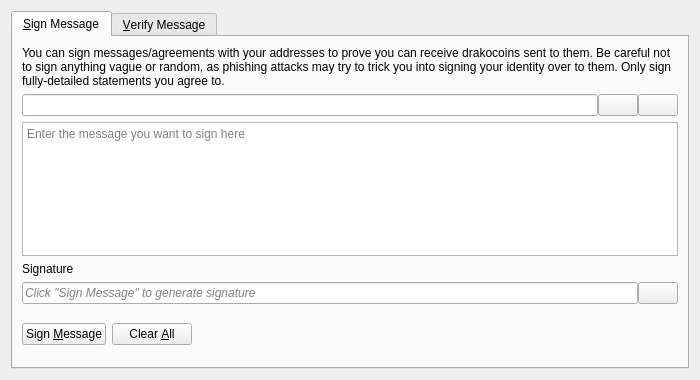
<?xml version="1.0" encoding="UTF-8"?>
<ui version="4.0">
 <class>SignVerifyMessageDialog</class>
 <widget class="QDialog" name="SignVerifyMessageDialog">
  <property name="geometry">
   <rect>
    <x>0</x>
    <y>0</y>
    <width>700</width>
    <height>380</height>
   </rect>
  </property>
  <property name="windowTitle">
   <string>Signatures - Sign / Verify a Message</string>
  </property>
  <property name="modal">
   <bool>true</bool>
  </property>
  <layout class="QVBoxLayout" name="verticalLayout">
   <item>
    <widget class="QTabWidget" name="tabWidget">
     <property name="currentIndex">
      <number>0</number>
     </property>
     <widget class="QWidget" name="tabSignMessage">
      <attribute name="title">
       <string>&amp;Sign Message</string>
      </attribute>
      <layout class="QVBoxLayout" name="verticalLayout_SM">
       <item>
        <widget class="QLabel" name="infoLabel_SM">
         <property name="text">
          <string>You can sign messages/agreements with your addresses to prove you can receive drakocoins sent to them. Be careful not to sign anything vague or random, as phishing attacks may try to trick you into signing your identity over to them. Only sign fully-detailed statements you agree to.</string>
         </property>
         <property name="textFormat">
          <enum>Qt::PlainText</enum>
         </property>
         <property name="wordWrap">
          <bool>true</bool>
         </property>
        </widget>
       </item>
       <item>
        <layout class="QHBoxLayout" name="horizontalLayout_1_SM">
         <property name="spacing">
          <number>0</number>
         </property>
         <item>
          <widget class="QValidatedLineEdit" name="addressIn_SM">
           <property name="toolTip">
            <string>The DrakoCoin address to sign the message with</string>
           </property>
          </widget>
         </item>
         <item>
          <widget class="QPushButton" name="addressBookButton_SM">
           <property name="toolTip">
            <string>Choose previously used address</string>
           </property>
           <property name="text">
            <string/>
           </property>
           <property name="icon">
            <iconset resource="../bitcoin.qrc">
             <normaloff>:/icons/address-book</normaloff>:/icons/address-book</iconset>
           </property>
           <property name="shortcut">
            <string>Alt+A</string>
           </property>
           <property name="autoDefault">
            <bool>false</bool>
           </property>
          </widget>
         </item>
         <item>
          <widget class="QPushButton" name="pasteButton_SM">
           <property name="toolTip">
            <string>Paste address from clipboard</string>
           </property>
           <property name="text">
            <string/>
           </property>
           <property name="icon">
            <iconset resource="../bitcoin.qrc">
             <normaloff>:/icons/editpaste</normaloff>:/icons/editpaste</iconset>
           </property>
           <property name="shortcut">
            <string>Alt+P</string>
           </property>
           <property name="autoDefault">
            <bool>false</bool>
           </property>
          </widget>
         </item>
        </layout>
       </item>
       <item>
        <widget class="QPlainTextEdit" name="messageIn_SM">
         <property name="toolTip">
          <string>Enter the message you want to sign here</string>
         </property>
         <property name="placeholderText">
          <string>Enter the message you want to sign here</string>
         </property>
        </widget>
       </item>
       <item>
        <widget class="QLabel" name="signatureLabel_SM">
         <property name="text">
          <string>Signature</string>
         </property>
         <property name="textFormat">
          <enum>Qt::PlainText</enum>
         </property>
        </widget>
       </item>
       <item>
        <layout class="QHBoxLayout" name="horizontalLayout_2_SM">
         <property name="spacing">
          <number>0</number>
         </property>
         <item>
          <widget class="QLineEdit" name="signatureOut_SM">
           <property name="placeholderText">
            <string>Click "Sign Message" to generate signature</string>
           </property>
           <property name="font">
            <font>
             <italic>true</italic>
            </font>
           </property>
           <property name="readOnly">
            <bool>true</bool>
           </property>
          </widget>
         </item>
         <item>
          <widget class="QPushButton" name="copySignatureButton_SM">
           <property name="toolTip">
            <string>Copy the current signature to the system clipboard</string>
           </property>
           <property name="text">
            <string/>
           </property>
           <property name="icon">
            <iconset resource="../bitcoin.qrc">
             <normaloff>:/icons/editcopy</normaloff>:/icons/editcopy</iconset>
           </property>
           <property name="autoDefault">
            <bool>false</bool>
           </property>
          </widget>
         </item>
        </layout>
       </item>
       <item>
        <layout class="QHBoxLayout" name="horizontalLayout_3_SM">
         <item>
          <widget class="QPushButton" name="signMessageButton_SM">
           <property name="toolTip">
            <string>Sign the message to prove you own this DrakoCoin address</string>
           </property>
           <property name="text">
            <string>Sign &amp;Message</string>
           </property>
           <property name="icon">
            <iconset resource="../bitcoin.qrc">
             <normaloff>:/icons/edit</normaloff>:/icons/edit</iconset>
           </property>
           <property name="autoDefault">
            <bool>false</bool>
           </property>
          </widget>
         </item>
         <item>
          <widget class="QPushButton" name="clearButton_SM">
           <property name="toolTip">
            <string>Reset all sign message fields</string>
           </property>
           <property name="text">
            <string>Clear &amp;All</string>
           </property>
           <property name="icon">
            <iconset resource="../bitcoin.qrc">
             <normaloff>:/icons/remove</normaloff>:/icons/remove</iconset>
           </property>
           <property name="autoDefault">
            <bool>false</bool>
           </property>
          </widget>
         </item>
         <item>
          <spacer name="horizontalSpacer_1_SM">
           <property name="orientation">
            <enum>Qt::Horizontal</enum>
           </property>
           <property name="sizeHint" stdset="0">
            <size>
             <width>40</width>
             <height>48</height>
            </size>
           </property>
          </spacer>
         </item>
         <item>
          <widget class="QLabel" name="statusLabel_SM">
           <property name="font">
            <font>
             <weight>75</weight>
             <bold>true</bold>
            </font>
           </property>
           <property name="text">
            <string/>
           </property>
           <property name="wordWrap">
            <bool>true</bool>
           </property>
          </widget>
         </item>
         <item>
          <spacer name="horizontalSpacer_2_SM">
           <property name="orientation">
            <enum>Qt::Horizontal</enum>
           </property>
           <property name="sizeHint" stdset="0">
            <size>
             <width>40</width>
             <height>48</height>
            </size>
           </property>
          </spacer>
         </item>
        </layout>
       </item>
      </layout>
     </widget>
     <widget class="QWidget" name="tabVerifyMessage">
      <attribute name="title">
       <string>&amp;Verify Message</string>
      </attribute>
      <layout class="QVBoxLayout" name="verticalLayout_VM">
       <item>
        <widget class="QLabel" name="infoLabel_VM">
         <property name="text">
          <string>Enter the receiver's address, message (ensure you copy line breaks, spaces, tabs, etc. exactly) and signature below to verify the message. Be careful not to read more into the signature than what is in the signed message itself, to avoid being tricked by a man-in-the-middle attack. Note that this only proves the signing party receives with the address, it cannot prove sendership of any transaction!</string>
         </property>
         <property name="textFormat">
          <enum>Qt::PlainText</enum>
         </property>
         <property name="alignment">
          <set>Qt::AlignLeading|Qt::AlignLeft|Qt::AlignTop</set>
         </property>
         <property name="wordWrap">
          <bool>true</bool>
         </property>
        </widget>
       </item>
       <item>
        <layout class="QHBoxLayout" name="horizontalLayout_1_VM">
         <property name="spacing">
          <number>0</number>
         </property>
         <item>
          <widget class="QValidatedLineEdit" name="addressIn_VM">
           <property name="toolTip">
            <string>The DrakoCoin address the message was signed with</string>
           </property>
          </widget>
         </item>
         <item>
          <widget class="QPushButton" name="addressBookButton_VM">
           <property name="toolTip">
            <string>Choose previously used address</string>
           </property>
           <property name="text">
            <string/>
           </property>
           <property name="icon">
            <iconset resource="../bitcoin.qrc">
             <normaloff>:/icons/address-book</normaloff>:/icons/address-book</iconset>
           </property>
           <property name="shortcut">
            <string>Alt+A</string>
           </property>
           <property name="autoDefault">
            <bool>false</bool>
           </property>
          </widget>
         </item>
        </layout>
       </item>
       <item>
        <widget class="QPlainTextEdit" name="messageIn_VM">
          <property name="toolTip">
            <string>The signed message to verify</string>
          </property>
          <property name="placeholderText">
            <string>The signed message to verify</string>
          </property>
        </widget>
       </item>
       <item>
        <widget class="QValidatedLineEdit" name="signatureIn_VM">
          <property name="toolTip">
            <string>The signature given when the message was signed</string>
          </property>
          <property name="placeholderText">
            <string>The signature given when the message was signed</string>
          </property>
        </widget>
       </item>
       <item>
        <layout class="QHBoxLayout" name="horizontalLayout_2_VM">
         <item>
          <widget class="QPushButton" name="verifyMessageButton_VM">
           <property name="toolTip">
            <string>Verify the message to ensure it was signed with the specified DrakoCoin address</string>
           </property>
           <property name="text">
            <string>Verify &amp;Message</string>
           </property>
           <property name="icon">
            <iconset resource="../bitcoin.qrc">
             <normaloff>:/icons/transaction_0</normaloff>:/icons/transaction_0</iconset>
           </property>
           <property name="autoDefault">
            <bool>false</bool>
           </property>
          </widget>
         </item>
         <item>
          <widget class="QPushButton" name="clearButton_VM">
           <property name="toolTip">
            <string>Reset all verify message fields</string>
           </property>
           <property name="text">
            <string>Clear &amp;All</string>
           </property>
           <property name="icon">
            <iconset resource="../bitcoin.qrc">
             <normaloff>:/icons/remove</normaloff>:/icons/remove</iconset>
           </property>
           <property name="autoDefault">
            <bool>false</bool>
           </property>
          </widget>
         </item>
         <item>
          <spacer name="horizontalSpacer_1_VM">
           <property name="orientation">
            <enum>Qt::Horizontal</enum>
           </property>
           <property name="sizeHint" stdset="0">
            <size>
             <width>40</width>
             <height>48</height>
            </size>
           </property>
          </spacer>
         </item>
         <item>
          <widget class="QLabel" name="statusLabel_VM">
           <property name="font">
            <font>
             <weight>75</weight>
             <bold>true</bold>
            </font>
           </property>
           <property name="text">
            <string/>
           </property>
           <property name="wordWrap">
            <bool>true</bool>
           </property>
          </widget>
         </item>
         <item>
          <spacer name="horizontalSpacer_2_VM">
           <property name="orientation">
            <enum>Qt::Horizontal</enum>
           </property>
           <property name="sizeHint" stdset="0">
            <size>
             <width>40</width>
             <height>48</height>
            </size>
           </property>
          </spacer>
         </item>
        </layout>
       </item>
      </layout>
     </widget>
    </widget>
   </item>
  </layout>
 </widget>
 <customwidgets>
  <customwidget>
   <class>QValidatedLineEdit</class>
   <extends>QLineEdit</extends>
   <header>qt/qvalidatedlineedit.h</header>
  </customwidget>
 </customwidgets>
 <resources>
  <include location="../bitcoin.qrc"/>
 </resources>
 <connections/>
</ui>
